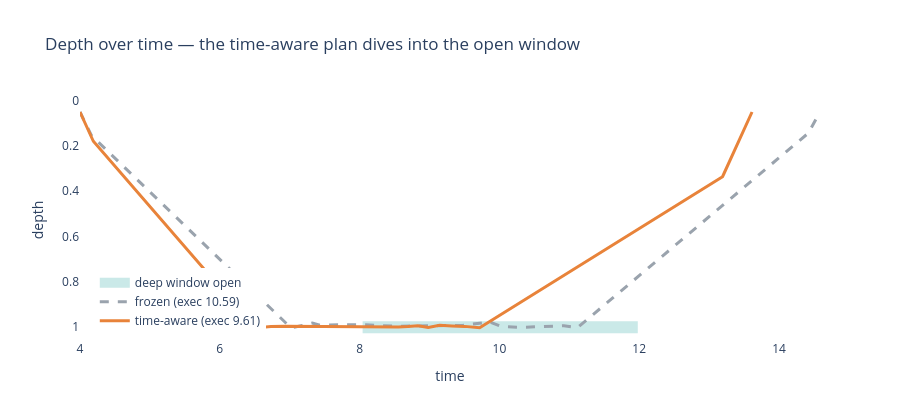

Write notebook code for a chart like this one.
### Code cell
# Depth-vs-time: the time-aware plan delays its dive until the window opens.
_, times_frozen = thread_clock(frozen.path, medium, glider, T0)
_, times_aware = thread_clock(aware.path, medium, glider, T0)
times_frozen = np.array(times_frozen); times_aware = np.array(times_aware)
pf, pa = np.array(frozen.path), np.array(aware.path)

# Window open where sin(2π t / tau) > 0.
tt = np.linspace(T0, max(times_frozen[-1], times_aware[-1]), 200)
open_band = np.sin(2 * np.pi * tt / medium.tau) > 0

fig = go.Figure()
fig.add_trace(go.Scatter(x=tt, y=np.where(open_band, 1.0, np.nan), mode="lines",
                         line=dict(color=PALETTE["teal"], width=12), opacity=0.25,
                         name="deep window open", hoverinfo="skip"))
fig.add_trace(go.Scatter(x=times_frozen, y=pf[:, 2], mode="lines",
                         line=dict(color=PALETTE["muted"], width=3, dash="dash"),
                         name=f"frozen (exec {frozen_executed:.2f})"))
fig.add_trace(go.Scatter(x=times_aware, y=pa[:, 2], mode="lines",
                         line=dict(color=PALETTE["accent"], width=3),
                         name=f"time-aware (exec {aware_executed:.2f})"))
fig.update_layout(title="Depth over time — the time-aware plan dives into the open window",
                  xaxis_title="time", yaxis_title="depth",
                  yaxis=dict(autorange="reversed"), height=420, paper_bgcolor="white",
                  plot_bgcolor="white", legend=dict(x=0.02, y=0.02))
fig.show()

### Figure 1 — Plotly figure (JSON) as saved in the notebook; plotly's stock layout.template omitted (floating-point values rounded to 4 significant figures; data arrays with more than 128 entries replaced by an {"elided": "..."} marker saying what was removed)
{"data": [{"hoverinfo": "skip", "line": {"color": "#2ca6a4", "width": 12}, "mode": "lines", "name": "deep window open", "opacity": 0.25, "type": "scatter", "x": {"elided": "200 float values"}, "y": {"elided": "200 float values"}}, {"line": {"color": "#9aa3ad", "dash": "dash", "width": 3}, "mode": "lines", "name": "frozen (exec 10.59)", "type": "scatter", "x": [4.0, 4.088, 4.163, 7.011, 7.078, 7.181, 7.302, 7.325, 7.418, 8.021, 8.334, 8.517, 8.823, 9.085, 9.47, 9.86, 10.02, 10.28, 10.63, 10.74, 10.89, 10.92, 11.12, 14.42, 14.45, 14.47, 14.5, 14.54, 14.59], "y": [0.05, 0.1058, 0.1532, 1.001, 0.9993, 0.9923, 0.9827, 0.9817, 0.9903, 0.9885, 0.9938, 0.9957, 0.9948, 0.9931, 0.992, 0.9768, 0.9958, 1.001, 0.9964, 0.9948, 0.9911, 0.9936, 1.002, 0.1429, 0.1273, 0.1116, 0.09536, 0.07341, 0.05]}, {"line": {"color": "#e8833a", "width": 3}, "mode": "lines", "name": "time-aware (exec 9.61)", "type": "scatter", "x": [4.0, 4.11, 4.191, 6.505, 6.611, 6.667, 6.732, 6.932, 8.144, 8.277, 8.415, 8.553, 8.693, 8.836, 8.982, 9.144, 9.317, 9.502, 9.718, 13.19, 13.21, 13.24, 13.26, 13.3, 13.32, 13.34, 13.38, 13.52, 13.61], "y": [0.05, 0.1242, 0.1791, 1.004, 0.9996, 0.9992, 0.9974, 0.9953, 0.9994, 0.9987, 0.9988, 0.9996, 0.9973, 0.9936, 1.001, 0.9919, 0.9947, 0.9964, 1.002, 0.3357, 0.3248, 0.3048, 0.2875, 0.2658, 0.2516, 0.2353, 0.2085, 0.1158, 0.05]}], "layout": {"height": 420, "legend": {"x": 0.02, "y": 0.02}, "paper_bgcolor": "white", "plot_bgcolor": "white", "title": {"text": "Depth over time — the time-aware plan dives into the open window"}, "xaxis": {"title": {"text": "time"}}, "yaxis": {"autorange": "reversed", "title": {"text": "depth"}}}}
